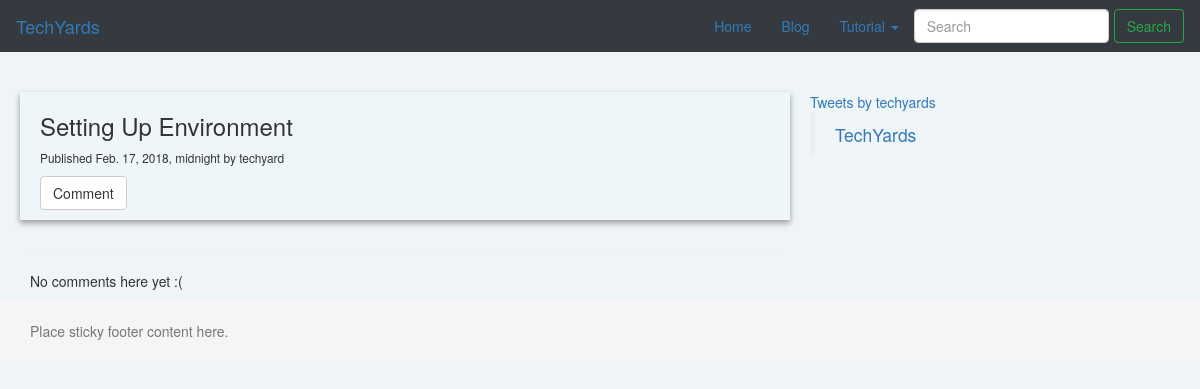
The app's page /post/17/ with its own data.
### blog/models.py (models this page shows, shortened)
class Post(models.Model):
    STATUS_CHOICE = (('draft','Draft'),
                     ('published','Published'),
                     )
    POST_TAGS = (('Python','python'),('None','none'),('Golang','golang'),('c++','C++'), ('Generic','generic'),)
    title = models.CharField(max_length=250)
    slug = models.SlugField(max_length=250, unique_for_date='publish')
    author = models.ForeignKey(User, related_name='blog_post', on_delete=models.CASCADE)
    post_tags = models.CharField(max_length=20, choices=POST_TAGS, default='python')
    body = models.TextField()
    publish = models.DateTimeField(default=timezone.now)
    created = models.DateTimeField(auto_now_add=True)
    updated = models.DateTimeField(auto_now = True)
    photo = models.ImageField(upload_to='post', default='null.png')
    status = models.CharField(max_length=10, choices=STATUS_CHOICE, default='draft')
    objects = models.Manager()
    published = PublishedManager()
    class Meta:
        ordering = ('-publish',)

### blog/views.py (the view)
# urls.py: url(r'^post/(?P<pk>\d+)/$', views.post_detail_view,
def post_detail_view(request, pk):
    post = get_object_or_404(Post, pk=pk)
    return render(request, 'blog/post/detail.html', {'post': post})

### blog/templatetags/markdownify.py (called while the page is built)
@register.filter
def markdown(value):
    renderer = HighlightRenderer()
    markdown = mistune.Markdown(renderer=renderer)
    return markdown(value)

### blog/templates/blog/post/detail.html (shortened to what this page needs)
{% extends "blog/post/base.html" %}
{% load markdownify %}
{% block content %}
    <div class="post-content card">
   <h3>{{ post.title }}</h3>
    <p class="small">Published {{ post.publish }} by {{ post.author }}</p>
    <a class="btn btn-default" href="{% url 'add_comment_to_post' pk=post.pk %}">Comment</a>
    </div>
    <br>
    <hr>
    {% for comment in post.comments.all %}
        {% if user.is_authenticated or comment.approved_comment %}
        <div class="comment">
            <div class="date">
                {{ comment.created_date }}
                {% if not comment.approved_comment %}
                    <a class="btn btn-default" href="{% url 'comment_remove' pk=comment.pk %}"><span class="glyphicon glyphicon-remove"></span></a>
                    <a class="btn btn-default" href="{% url 'comment_approve' pk=comment.pk %}"><span class="glyphicon glyphicon-ok"></span></a>
                {% endif %}
            </div>
            <strong>{{ comment.author }}</strong>
            <p>{{ comment.text|linebreaks }}</p>
        </div>
    {% endif %}
        {% empty %}
            <p>No comments here yet :(</p>
    {% endfor %}
{% endblock %}

### blog/static/css/blog.css (style rules this page uses)
body { background-color: #eff4f7!important; }
.card { box-shadow: 0 3px 6px rgba(0,0,0,0.16), 0 3px 6px rgba(0,0,0,0.23); }
.post-content { background-color: #eff6f9; margin: -10px; padding: 1px 20px 10px 20px; }

### records on screen
Post: title "Setting Up Environment", publish "Feb. 17, 2018, midnight", author "techyard"
